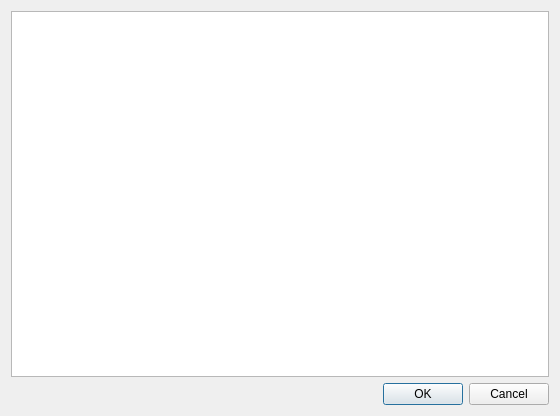
<?xml version="1.0" encoding="UTF-8"?>
<ui version="4.0">
 <class>dialog_profile</class>
 <widget class="QDialog" name="dialog_profile">
  <property name="geometry">
   <rect>
    <x>0</x>
    <y>0</y>
    <width>560</width>
    <height>416</height>
   </rect>
  </property>
  <property name="windowTitle">
   <string>Dialog</string>
  </property>
  <layout class="QGridLayout" name="gridLayout">
   <item row="1" column="0">
    <widget class="QDialogButtonBox" name="buttonBox">
     <property name="orientation">
      <enum>Qt::Horizontal</enum>
     </property>
     <property name="standardButtons">
      <set>QDialogButtonBox::Cancel|QDialogButtonBox::Ok</set>
     </property>
    </widget>
   </item>
   <item row="0" column="0">
    <widget class="QListWidget" name="listWidget"/>
   </item>
  </layout>
 </widget>
 <resources/>
 <connections>
  <connection>
   <sender>buttonBox</sender>
   <signal>accepted()</signal>
   <receiver>dialog_profile</receiver>
   <slot>accept()</slot>
   <hints>
    <hint type="sourcelabel">
     <x>248</x>
     <y>254</y>
    </hint>
    <hint type="destinationlabel">
     <x>157</x>
     <y>274</y>
    </hint>
   </hints>
  </connection>
  <connection>
   <sender>buttonBox</sender>
   <signal>rejected()</signal>
   <receiver>dialog_profile</receiver>
   <slot>reject()</slot>
   <hints>
    <hint type="sourcelabel">
     <x>316</x>
     <y>260</y>
    </hint>
    <hint type="destinationlabel">
     <x>286</x>
     <y>274</y>
    </hint>
   </hints>
  </connection>
 </connections>
</ui>
